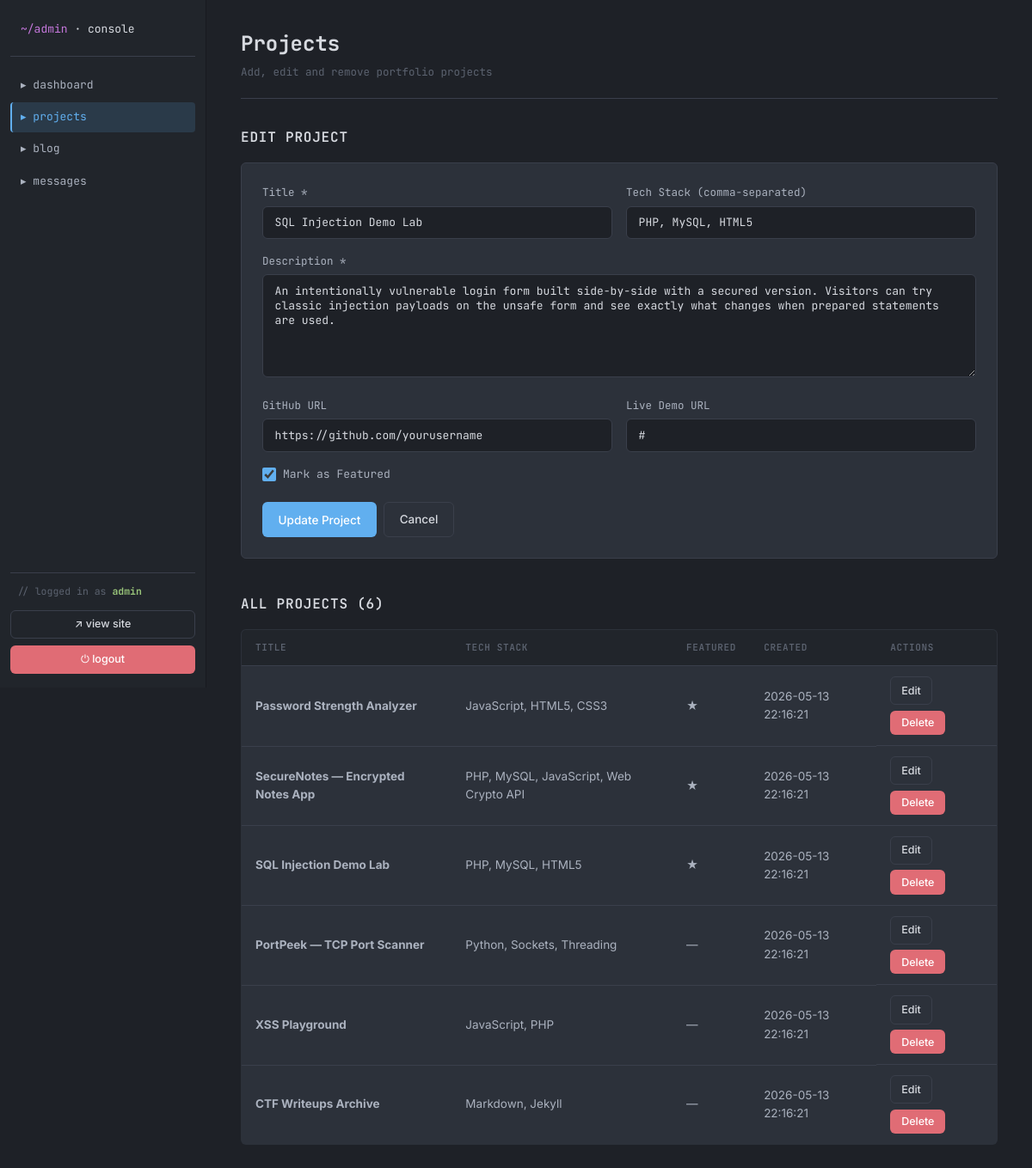
The page /admin/projects.php?edit=3 (signed in) on the database its author committed.
### tables this page shows
CREATE TABLE `projects` (
    `id` INT(11) NOT NULL AUTO_INCREMENT,
    `title` VARCHAR(150) NOT NULL,
    `description` TEXT NOT NULL,
    `image` VARCHAR(255) DEFAULT 'assets/img/project-default.svg',
    `tech_stack` VARCHAR(255) DEFAULT NULL,
    `github_url` VARCHAR(255) DEFAULT NULL,
    `demo_url` VARCHAR(255) DEFAULT NULL,
    `featured` TINYINT(1) DEFAULT 0,
    `created_at` TIMESTAMP DEFAULT CURRENT_TIMESTAMP,
    PRIMARY KEY (`id`)
);

### includes/functions.php (called while the page is built, shortened)
<?php
function e(string $value): string
{
    return htmlspecialchars($value, ENT_QUOTES | ENT_HTML5, 'UTF-8');
}

### admin/projects.php (the view, shortened to what this page needs)
<?php require __DIR__ . '/header.php'; ?>
<?php
$editing = null;
if (!empty($_GET['edit'])) {
    $stmt = $pdo->prepare('SELECT * FROM projects WHERE id = :id');
    $stmt->execute([':id' => $_GET['edit']]);
    $editing = $stmt->fetch();
}
$projects = $pdo->query('SELECT * FROM projects ORDER BY created_at DESC')->fetchAll();
?>
<div class="admin-header">
    <div>
        <h1>Projects</h1>
        <p class="text-muted">Add, edit and remove portfolio projects</p>
    </div>
</div>
<section class="admin-section">
    <h2><?= $editing ? 'Edit Project' : 'Add New Project' ?></h2>
    <form method="POST" class="admin-form">
        <div class="form-row">
            <div class="form-group">
                <label for="title">Title *</label>
                <input type="text" id="title" name="title" required maxlength="150"
                       value="<?= $editing ? e($editing['title']) : '' ?>">
            </div>
            <div class="form-group">
                <label for="tech_stack">Tech Stack (comma-separated)</label>
                <input type="text" id="tech_stack" name="tech_stack" maxlength="255"
                       placeholder="PHP, MySQL, JavaScript"
                       value="<?= $editing ? e($editing['tech_stack']) : '' ?>">
            </div>
        </div>
        <div class="form-group">
            <label for="description">Description *</label>
            <textarea id="description" name="description" rows="4" required><?= $editing ? e($editing['description']) : '' ?></textarea>
        </div>
        <div class="form-row">
            <div class="form-group">
                <label for="github_url">GitHub URL</label>
                <input type="url" id="github_url" name="github_url" maxlength="255"
                       value="<?= $editing ? e($editing['github_url']) : '' ?>">
            </div>
            <div class="form-group">
                <label for="demo_url">Live Demo URL</label>
                <input type="url" id="demo_url" name="demo_url" maxlength="255"
                       value="<?= $editing ? e($editing['demo_url']) : '' ?>">
            </div>
        </div>
        <div class="form-group checkbox-group">
            <label>
                <input type="checkbox" name="featured" <?= ($editing && $editing['featured']) ? 'checked' : '' ?>>
                Mark as Featured
            </label>
        </div>
        <div class="form-actions">
            <button type="submit" class="btn btn-primary"><?= $editing ? 'Update Project' : 'Create Project' ?></button>
            <?php if ($editing): ?>
                <a href="projects.php" class="btn btn-outline">Cancel</a>
            <?php endif; ?>
        </div>
    </form>
</section>
<section class="admin-section">
    <h2>All Projects (<?= count($projects) ?>)</h2>
    <?php if (!$projects): ?>
        <p class="empty-state">No projects yet. Use the form above to add one.</p>
    <?php else: ?>
        <table class="admin-table">
            <thead>
                <tr>
                    <th>Title</th>
                    <th>Tech Stack</th>
                    <th>Featured</th>
                    <th>Created</th>
                    <th>Actions</th>
                </tr>
            </thead>
            <tbody>
                <?php foreach ($projects as $p): ?>
                <tr>
                    <td><strong><?= e($p['title']) ?></strong></td>
                    <td><?= e($p['tech_stack'] ?? '—') ?></td>
                    <td><?= $p['featured'] ? '★' : '—' ?></td>
                    <td><?= e($p['created_at']) ?></td>
                    <td class="actions-cell">
                        <a href="?edit=<?= (int)$p['id'] ?>" class="btn btn-outline btn-sm">Edit</a>
                        <form method="POST" style="display:inline" data-confirm="Delete this project?">
                            <button type="submit" class="btn btn-danger btn-sm">Delete</button>
                        </form>
                    </td>
                </tr>
                <?php endforeach; ?>
            </tbody>
        </table>
    <?php endif; ?>
</section>
<?php require __DIR__ . '/footer.php'; ?>

### assets/css/style.css (style rules this page uses)
:root { --bg-app: #1e2127; --bg-titlebar: #21252b; --bg-activitybar: #2c313a; --bg-sidebar: #21252b; --bg-editor: #282c34; --bg-tabbar: #21252b; --bg-tab-active: #282c34; --bg-statusbar: #21252b; --bg-elev: #2c313a; --bg-elev-hover: #353b45; --border: #181a1f; --border-soft: #3a3f4b; --text-primary: #abb2bf; --text-strong: #d7dae0; --text-muted: #5c6370; --text-comment: #7f848e; --accent-blue: #61afef; --accent-purple: #c678dd; --accent-green: #98c379; --accent-yellow: #e5c07b; --accent-red: #e06c75; --accent-cyan: #56b6c2; --selection: rgba(97, 175, 239, 0.2); --radius: 6px; --transition: 0.18s ease; --font-ui: 'Inter', -apple-system, BlinkMacSystemFont, sans-serif; --font-mono: 'JetBrains Mono', 'SF Mono', Menlo, Consolas, monospace; }
*, *::before, *::after { box-sizing: border-box; margin: 0; padding: 0; }
html { scroll-behavior: smooth; }
body { font-family: var(--font-ui); font-size: 14px; line-height: 1.6; background: var(--bg-app); color: var(--text-primary); -webkit-font-smoothing: antialiased; transition: background var(--transition), color var(--transition); }
a { color: var(--accent-blue); text-decoration: none; }
button { font-family: inherit; cursor: pointer; border: none; background: none; color: inherit; }
.btn { display: inline-flex; align-items: center; justify-content: center; gap: 0.5rem; padding: 0.55rem 1.1rem; border-radius: var(--radius); font-size: 13.5px; font-weight: 500; transition: var(--transition); border: 1px solid transparent; font-family: var(--font-ui); cursor: pointer; }
.btn-primary { background: var(--accent-blue); color: white; }
.btn-outline { background: transparent; border-color: var(--border-soft); color: var(--text-strong); }
.btn-sm { padding: 0.35rem 0.75rem; font-size: 12.5px; }
.btn-danger { background: var(--accent-red); color: white; }
.form-group { margin-bottom: 1rem; }
.form-group label { display: block; margin-bottom: 0.35rem; font-family: var(--font-mono); font-size: 12.5px; color: var(--text-primary); }
.form-group input, .form-group textarea, .form-group select { width: 100%; padding: 0.6rem 0.85rem; background: var(--bg-app); border: 1px solid var(--border-soft); border-radius: var(--radius); color: var(--text-strong); font-family: var(--font-mono); font-size: 13px; transition: var(--transition); }
.form-group textarea { resize: vertical; min-height: 120px; }

### assets/css/admin.css (style rules this page uses)
.admin-body { display: flex; min-height: 100vh; background: var(--bg-app); color: var(--text-primary); font-family: var(--font-ui); }
.admin-header { display: flex; justify-content: space-between; align-items: flex-end; margin-bottom: 2rem; padding-bottom: 1.25rem; border-bottom: 1px solid var(--border-soft); }
.admin-header h1 { font-family: var(--font-mono); font-size: 1.5rem; font-weight: 700; color: var(--text-strong); margin-bottom: 0.25rem; }
.text-muted { color: var(--text-muted); font-family: var(--font-mono); font-size: 12.5px; }
.admin-section { margin-bottom: 2.5rem; }
.admin-section h2 { font-family: var(--font-mono); font-size: 1rem; font-weight: 600; color: var(--text-strong); margin-bottom: 1rem; text-transform: uppercase; letter-spacing: 0.05em; }
.admin-table { width: 100%; border-collapse: collapse; background: var(--bg-elev); border: 1px solid var(--border-soft); border-radius: var(--radius); overflow: hidden; font-size: 13.5px; }
.admin-table th, .admin-table td { padding: 0.75rem 1rem; text-align: left; border-bottom: 1px solid var(--border-soft); }
.admin-table thead th { background: var(--bg-tabbar); text-transform: uppercase; font-size: 11px; letter-spacing: 0.06em; color: var(--text-muted); font-weight: 600; font-family: var(--font-mono); }
.admin-table tbody tr:last-child td { border-bottom: none; }
.actions-cell { display: flex; gap: 0.4rem; flex-wrap: wrap; }
.admin-form { padding: 1.5rem; background: var(--bg-elev); border: 1px solid var(--border-soft); border-radius: var(--radius); margin-bottom: 1.25rem; }
.form-row { display: grid; grid-template-columns: 1fr 1fr; gap: 1rem; }
.checkbox-group label { display: inline-flex; align-items: center; gap: 0.5rem; cursor: pointer; font-family: var(--font-mono); font-size: 13px; }
.checkbox-group input[type="checkbox"] { width: 16px; height: 16px; accent-color: var(--accent-blue); }
.form-actions { display: flex; gap: 0.5rem; margin-top: 1rem; flex-wrap: wrap; }

### rows shown on the page
projects: title "SQL Injection Demo Lab", tech_stack "PHP, MySQL, HTML5", description "An intentionally vulnerable login form built side-by-side with a secured version. Visitors can try classic injection payloads on the unsafe form and see exactly what changes when prepared statements are used.", github_url "https://github.com/yourusername", demo_url "#", featured "☑", created_at "2026-05-13 22:16:21"
projects: title "Password Strength Analyzer", tech_stack "JavaScript, HTML5, CSS3", created_at "2026-05-13 22:16:21"
projects: title "SecureNotes — Encrypted Notes App", tech_stack "PHP, MySQL, JavaScript, Web Crypto API", created_at "2026-05-13 22:16:21"
projects: title "PortPeek — TCP Port Scanner", tech_stack "Python, Sockets, Threading", created_at "2026-05-13 22:16:21"
projects: title "XSS Playground", tech_stack "JavaScript, PHP", created_at "2026-05-13 22:16:21"
projects: title "CTF Writeups Archive", tech_stack "Markdown, Jekyll", created_at "2026-05-13 22:16:21"

### other values the page prints
$_SESSION['admin_username'] "admin"
count($projects) "6"
